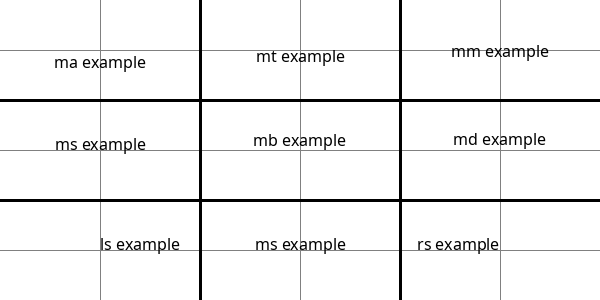
#> input picture img_pil/anchors.png, 600 x 300 px
$ python ex_pil.py
#> lines starting #> are read from the running program, lines starting #| are printed output that depends on the picture
# -*- coding: utf-8 -*-
from PIL import Image
from PIL import ImageFilter

# 1. 이미지 파일 기본 정보 읽기 #
try:
    im = Image.open("anchors.png")
#> im is the input picture: PIL image 600x300 RGBA; mean R, G, B, A 241.8, 241.8, 241.8, 255
    img_width, img_height = im.size
#> img_width = 600; img_height = 300
    print("이미지 확장자:", im.format)
#| 이미지 확장자: PNG
    print("이미지 사이즈:", im.size)
#| 이미지 사이즈: (600, 300)
    print("이미지 가로:", img_width)
#| 이미지 가로: 600
    print("이미지 세로:", img_height)
#| 이미지 세로: 300
    print("이미지 모드:", im.mode)
#| 이미지 모드: RGBA
except OSError as e:
    print(e)


# 2. 이미지 파일 변환 #
try:
    im = Image.open("anchors.png").convert('RGB')
#> im: PIL image 600x300 RGB
    im.save("anchors.webp", 'webp')
    change_im = Image.open("anchors.webp")
    img_width, img_height = change_im.size
    print("이미지 확장자:", change_im.format)
#| 이미지 확장자: WEBP
    print("이미지 사이즈:", change_im.size)
#| 이미지 사이즈: (600, 300)
    print("이미지 가로:", img_width)
#| 이미지 가로: 600
    print("이미지 세로:", img_height)
#| 이미지 세로: 300
    print("이미지 모드:", change_im.mode)
#| 이미지 모드: RGB
except OSError as e:
    print(e)


# 3. 이미지 썸네일 만들기 #
try:
    im = Image.open("anchors.png")
    img_width, img_height = im.size
    print("이미지 사이즈:", im.size)
#| 이미지 사이즈: (600, 300)
    print("이미지 가로:", img_width)
#| 이미지 가로: 600
    print("이미지 세로:", img_height)
#| 이미지 세로: 300
    print("이미지 모드:", im.mode)
#| 이미지 모드: RGBA

    size = (100, 100)
    im.thumbnail(size)
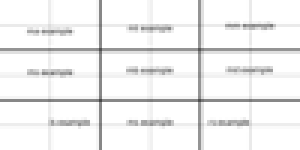
#> im: PIL image 100x50 RGBA (shown 3 times larger); mean R, G, B, A 241.2, 241.2, 241.2, 255
    im.save("anchors_thumbnail.png")
    thum_im = Image.open("anchors_thumbnail.png")
    img_width, img_height = thum_im.size
#> img_width = 100; img_height = 50
    print("썸네일 이미지 사이즈:", thum_im.size)
#| 썸네일 이미지 사이즈: (100, 50)
    print("썸네일 이미지 가로:", img_width)
#| 썸네일 이미지 가로: 100
    print("썸네일 이미지 세로:", img_height)
#| 썸네일 이미지 세로: 50
    print("썸네일 이미지 모드:", thum_im.mode)
#| 썸네일 이미지 모드: RGBA
except OSError as e:
    print(e)


# 4. 이미지 크기 변경 #
try:
    im = Image.open("anchors.png")
    img_width, img_height = im.size
#> img_width = 600; img_height = 300
    print("이미지 사이즈:", im.size)
#| 이미지 사이즈: (600, 300)
    print("이미지 가로:", img_width)
#| 이미지 가로: 600
    print("이미지 세로:", img_height)
#| 이미지 세로: 300
    print("이미지 모드:", im.mode)
#| 이미지 모드: RGBA

    size = (1000, 1000)
    resize_img = im.resize(size)
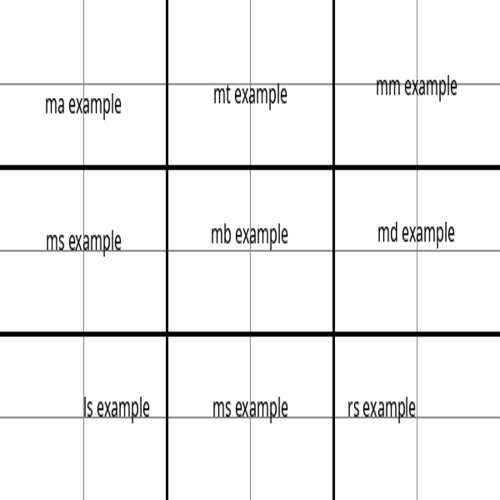
#> resize_img: PIL image 1000x1000 RGBA (shown at 1/2 size); mean R, G, B, A 241.6, 241.6, 241.6, 255
    resize_img.save('anchors_resize.png')

    resize_im = Image.open("anchors_resize.png")
    img_width, img_height = resize_im.size
#> img_width = 1000; img_height = 1000
    print("크기변경 이미지 사이즈:", resize_im.size)
#| 크기변경 이미지 사이즈: (1000, 1000)
    print("크기변경 이미지 가로:", img_width)
#| 크기변경 이미지 가로: 1000
    print("크기변경 이미지 세로:", img_height)
#| 크기변경 이미지 세로: 1000
    print("크기변경 이미지 모드:", resize_im.mode)
#| 크기변경 이미지 모드: RGBA
except OSError as e:
    print(e)


# 5. 이미지 회전 각도 변경 #
try:
    im = Image.open("anchors.png")
    img_width, img_height = im.size
#> img_width = 600; img_height = 300
    print("이미지 사이즈:", im.size)
#| 이미지 사이즈: (600, 300)
    print("이미지 가로:", img_width)
#| 이미지 가로: 600
    print("이미지 세로:", img_height)
#| 이미지 세로: 300
    print("이미지 모드:", im.mode)
#| 이미지 모드: RGBA

    rotate = 90
    rotate_img = im.rotate(rotate)
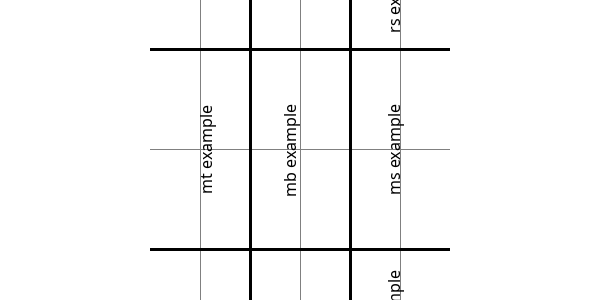
#> rotate_img: PIL image 600x300 RGBA; mean R, G, B, A 120.1, 120.1, 120.1, 127.5; transparent parts drawn white
    rotate_img.save('anchors_rotate.png')

    rotate_im = Image.open("anchors_rotate.png")
    img_width, img_height = rotate_im.size
    print("회전 각도 이미지 사이즈:", rotate_im.size)
#| 회전 각도 이미지 사이즈: (600, 300)
    print("회전 각도  이미지 가로:", img_width)
#| 회전 각도  이미지 가로: 600
    print("회전 각도  이미지 세로:", img_height)
#| 회전 각도  이미지 세로: 300
    print("회전 각도  이미지 모드:", rotate_im.mode)
#| 회전 각도  이미지 모드: RGBA
except OSError as e:
    print(e)


# 6. 이미지 필터 적용 #
try:
    im = Image.open("anchors.png")
    img_width, img_height = im.size
    print("이미지 사이즈:", im.size)
#| 이미지 사이즈: (600, 300)
    print("이미지 가로:", img_width)
#| 이미지 가로: 600
    print("이미지 세로:", img_height)
#| 이미지 세로: 300
    print("이미지 모드:", im.mode)
#| 이미지 모드: RGBA

    filter_img = im.filter(ImageFilter.BLUR)
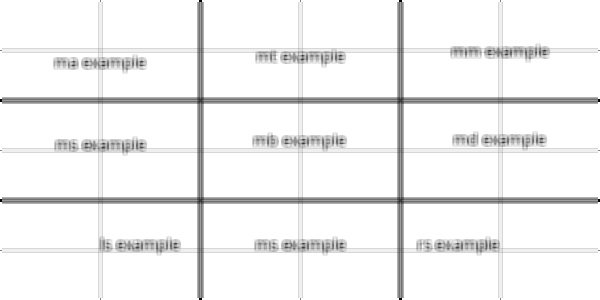
#> filter_img: PIL image 600x300 RGBA; mean R, G, B, A 241.8, 241.8, 241.8, 255
    filter_img.save("anchors_filter.png")

    filter_im = Image.open("anchors_filter.png")
    img_width, img_height = filter_im.size
    print("필터 이미지 사이즈:", filter_im.size)
#| 필터 이미지 사이즈: (600, 300)
    print("핕터 이미지 가로:", img_width)
#| 핕터 이미지 가로: 600
    print("핕터 이미지 세로:", img_height)
#| 핕터 이미지 세로: 300
    print("핕터 이미지 모드:", filter_im.mode)
#| 핕터 이미지 모드: RGBA
except OSError as e:
    print(e)
